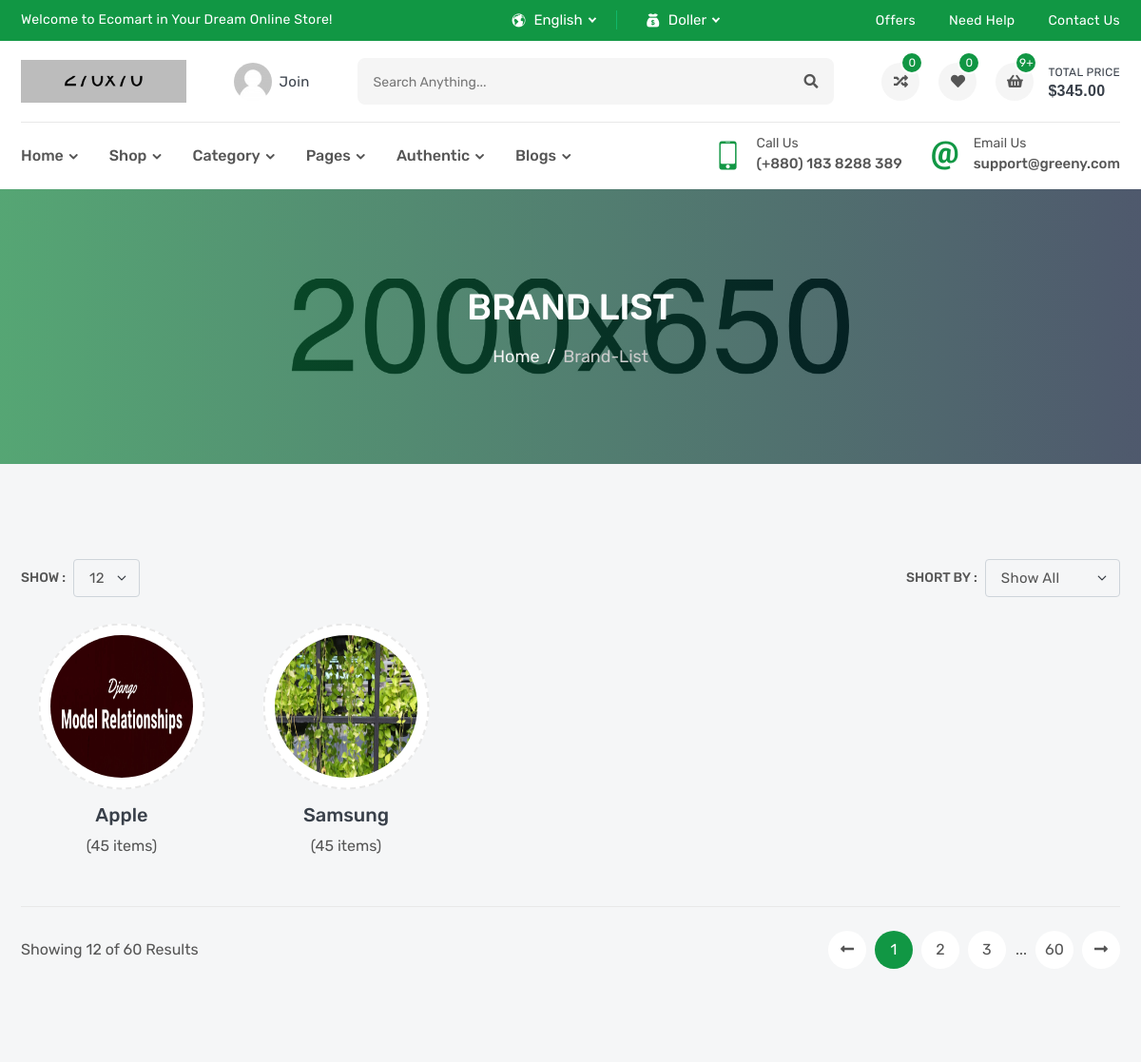
Before: /products/brand/ (upper part) with the older database file.
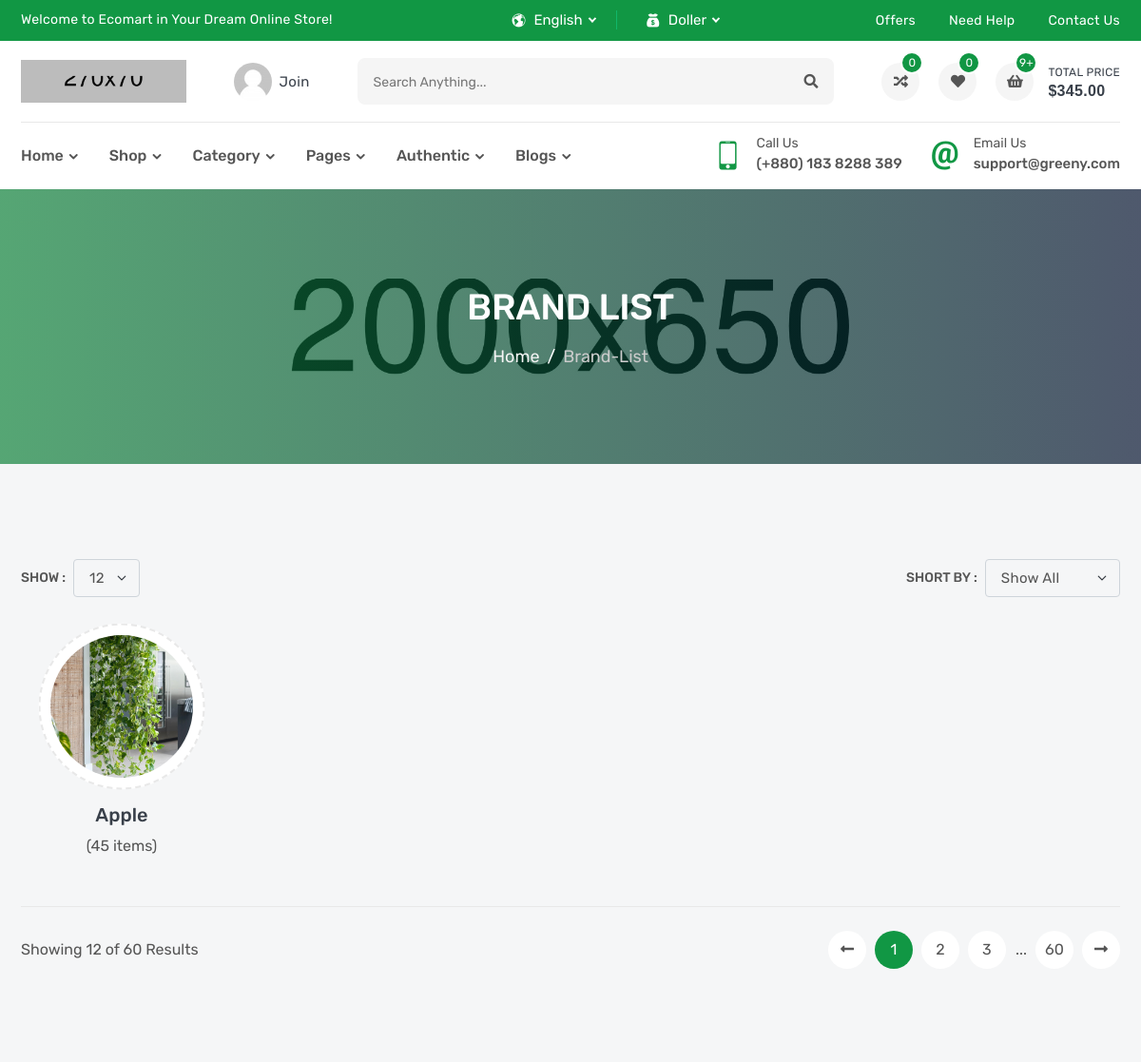
After: the same page with the newer database file.
### products/models.py (models this page shows, shortened)
class Brand(models.Model):
    name=models.CharField(_('name'), max_length=100)
    image=models.ImageField(_('image'), upload_to='brand')
    slug=models.SlugField(null=True, blank=True)
    def __str__(self):
        return self.name

### products/views.py (the view)
# urls.py: path('brand/',BrandList.as_view(), name='brand_list'),
class BrandList(generic.ListView):
    model=Brand

### products/templates/products/brand_list.html (shortened to what this page needs)
{% extends 'base.html' %}
{% load static %}
{% block css %}
    <link rel="stylesheet" href="{% static 'ltr/css/brand-list.css'%}">
{% endblock css %}
{% block body%}
        <section class="inner-section single-banner" style="background: url(images/single-banner.jpg) no-repeat center;">
            <div class="container">
                <h2>brand list</h2>
                <ol class="breadcrumb">
                    <li class="breadcrumb-item"><a href="index.html">Home</a></li>
                    <li class="breadcrumb-item active" aria-current="page">brand-list</li>
                </ol>
            </div>
        </section>
        <section class="inner-section">
            <div class="container">
                <div class="row">
                    <div class="col-lg-12">
                        <div class="top-filter">
                            <div class="filter-show">
                                <label class="filter-label">Show :</label>
                                <select class="form-select filter-select">
                                    <option value="1">12</option>
                                </select>
                            </div>
                            <div class="filter-short">
                                <label class="filter-label">Short by :</label>
                                <select class="form-select filter-select isotope-select">
                                    <option value="*">show all</option>
                                </select>
                            </div>
                        </div>
                    </div>
                </div>
                <div class="row row-cols-2 row-cols-md-3 row-cols-lg-4 row-cols-xl-5 isotope-items">
                    {% for object in brand_list %}
                    <div class="col all vegetables">
                        <div class="brand-wrap">
                            <div class="brand-media">
                                <img src="{{object.image.url}}" alt="brand">
                            </div>
                            <div class="brand-meta">
                                <h4>{{object}}</h4>
                                <p>(45 items)</p>
                            </div>
                        </div>
                    </div>
                    {% endfor %}
                </div>
                <div class="row">
                    <div class="col-lg-12">
                        <div class="bottom-paginate">
                            <p class="page-info">Showing 12 of 60 Results</p>
                            <ul class="pagination">
                                <li class="page-item">
                                    <a class="page-link" href="#">
                                        <i class="fas fa-long-arrow-alt-left"></i>
                                    </a>
                                </li>
                                <li class="page-item"><a class="page-link active" href="#">1</a></li>
                                <li class="page-item"><a class="page-link" href="#">2</a></li>
                                <li class="page-item"><a class="page-link" href="#">3</a></li>
                                <li class="page-item">...</li>
                                <li class="page-item"><a class="page-link" href="#">60</a></li>
                                <li class="page-item">
                                    <a class="page-link" href="#">
                                        <i class="fas fa-long-arrow-alt-right"></i>
                                    </a>
                                </li>
                            </ul>
                        </div>
                    </div>
                </div>
            </div>
        </section>
{% endblock body %}

Changed rows visible on the page:
removed Brand: image (picture), name "Samsung"
changed Brand "Apple": image: a different picture
